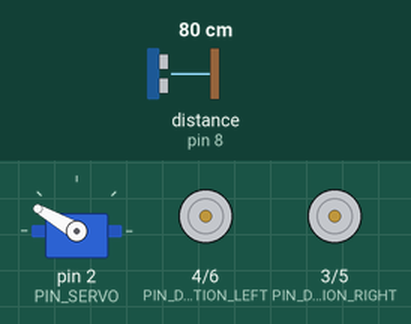
Simulated run of this sketch. Board: Arduino Uno, built with avr-gcc and run on an emulated ATmega328P. Parts: servo, direction and speed pins drawn as motors (green arrow = direction pin HIGH = forward, orange = LOW = backward, longer = more drive). Wiring (inferred from the names in the program): ultrasonic range finder: trigger pin 7; echo pin 8. The inputs (shaded band) are chosen by the test bench; at power-on: distance to the obstacle (sensor on pin 8) 80 cm. The echo pulse lasts 58.3 µs per cm.

Above: at 0.07 s.
At 9.77 s:
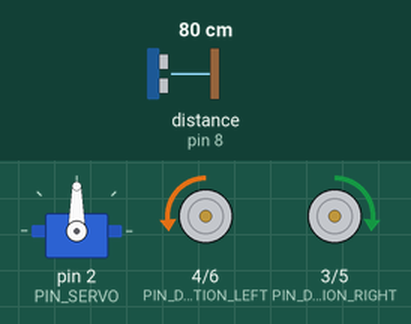
At 19.81 s:
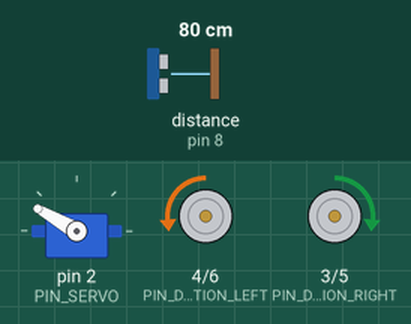
At 39.91 s:
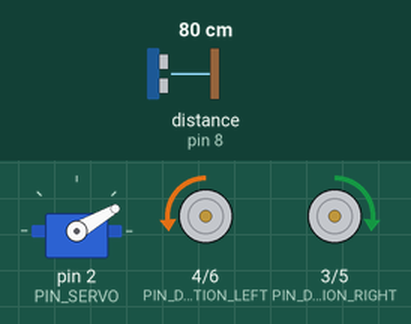
Timing chart, 0 to 40.0 s (numbered marks = the images above):
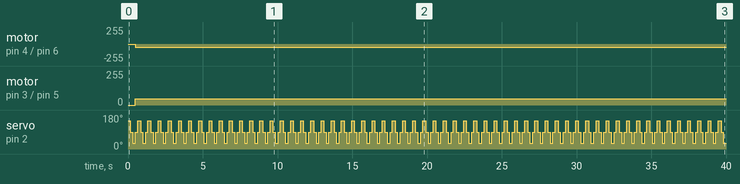

The sketch:

02.3.1_Automatic_Obstacle_Avoidance.ino
```cpp
/**********************************************************************
  Filename    : Automatic_Obstacle_Avoidance.ino
  Product     : Freenove 4WD Car for UNO
  Description : Automatic Obstacle Avoidance mode.
  Auther      : www.freenove.com
  Modification: 2019/08/15
**********************************************************************/
#include <Servo.h>
#define PIN_SERVO           2

#define MOTOR_DIRECTION     0 //If the direction is reversed, change 0 to 1
#define PIN_DIRECTION_LEFT  4
#define PIN_DIRECTION_RIGHT 3
#define PIN_MOTOR_PWM_LEFT  6
#define PIN_MOTOR_PWM_RIGHT 5

#define PIN_SONIC_TRIG      7
#define PIN_SONIC_ECHO      8

#define PIN_BATTERY         A0

#define OBSTACLE_DISTANCE   40
#define OBSTACLE_DISTANCE_LOW 15

#define MAX_DISTANCE    1000
#define SONIC_TIMEOUT   (MAX_DISTANCE*60)
#define SOUND_VELOCITY    340   //soundVelocity: 340m/s

Servo servo;
byte servoOffset = 0;
int speedOffset;//batteryVoltageCompensationToSpeed

void setup() {
  pinMode(PIN_DIRECTION_LEFT, OUTPUT);
  pinMode(PIN_MOTOR_PWM_LEFT, OUTPUT);
  pinMode(PIN_DIRECTION_RIGHT, OUTPUT);
  pinMode(PIN_MOTOR_PWM_RIGHT, OUTPUT);

  pinMode(PIN_SONIC_TRIG, OUTPUT);// set trigPin to output mode
  pinMode(PIN_SONIC_ECHO, INPUT); // set echoPin to input mode
  servo.attach(PIN_SERVO);
  calculateVoltageCompensation();
}

void loop() {
  updateAutomaticObstacleAvoidance();
}

void updateAutomaticObstacleAvoidance() {
  int distance[3], tempDistance[3][5], sumDisntance;
  static u8 leftToRight = 0, servoAngle = 0, lastServoAngle = 0;  //
  const u8 scanAngle[2][3] = { {150, 90, 30}, {30, 90, 150} };

  for (int i = 0; i < 3; i++)
  {
    servoAngle = scanAngle[leftToRight][i];
    servo.write(servoAngle);
    if (lastServoAngle != servoAngle) {
      delay(130);
    }
    lastServoAngle = servoAngle;
    for (int j = 0; j < 5; j++) {
      tempDistance[i][j] = getSonar();
      delayMicroseconds(2 * SONIC_TIMEOUT);
      sumDisntance += tempDistance[i][j];
    }
    if (leftToRight == 0) {
      distance[i] = sumDisntance / 5;
    }
    else {
      distance[2 - i] = sumDisntance / 5;
    }
    sumDisntance = 0;
  }
  leftToRight = (leftToRight + 1) % 2;

  if (distance[1] < OBSTACLE_DISTANCE) {        //Too little distance ahead
    if (distance[0] > distance[2] && distance[0] > OBSTACLE_DISTANCE) {     //Left distance is greater than right distance
      motorRun(-(150 + speedOffset), -(150 + speedOffset)); //Move back
      delay(100);
      motorRun(-(150 + speedOffset), (150 + speedOffset));
    }
    else if (distance[0] < distance[2] && distance[2] > OBSTACLE_DISTANCE) {                   //Right distance is greater than left distance
      motorRun(-(150 + speedOffset), -(150 + speedOffset)); //Move back
      delay(100);
      motorRun((150 + speedOffset), -(150 + speedOffset));
    }
    else {                      //Get into the dead corner, move back, then turn.
      motorRun(-(150 + speedOffset), -(150 + speedOffset));
      delay(100);
      motorRun(-(150 + speedOffset), (150 + speedOffset));
    }
  }
  else {                        //No obstacles ahead
    if (distance[0] <  OBSTACLE_DISTANCE_LOW) {      //Obstacles on the left front.
      motorRun(-(150 + speedOffset), -(150 + speedOffset)); //Move back
      delay(100);
      motorRun((180 + speedOffset), (50 + speedOffset));
    }
    else if (distance[2] <  OBSTACLE_DISTANCE_LOW) {     //Obstacles on the right front.
      motorRun(-(150 + speedOffset), -(150 + speedOffset)); //Move back
      delay(100);
      motorRun((50 + speedOffset), (180 + speedOffset));
    }
    else {                        //Cruising
      motorRun((80 + speedOffset), (80 + speedOffset));
    }
  }
}

float getSonar() {
  unsigned long pingTime;
  float distance;
  digitalWrite(PIN_SONIC_TRIG, HIGH); // make trigPin output high level lasting for 10μs to triger HC_SR04,
  delayMicroseconds(10);
  digitalWrite(PIN_SONIC_TRIG, LOW);
  pingTime = pulseIn(PIN_SONIC_ECHO, HIGH, SONIC_TIMEOUT); // Wait HC-SR04 returning to the high level and measure out this waitting time
  if (pingTime != 0)
    distance = (float)pingTime * SOUND_VELOCITY / 2 / 10000; // calculate the distance according to the time
  else
    distance = MAX_DISTANCE;
  return distance; // return the distance value
}

void calculateVoltageCompensation() {
  float voltageOffset = 8.4 - getBatteryVoltage();
  speedOffset = voltageOffset * 20;
}

void motorRun(int speedl, int speedr) {
  int dirL = 0, dirR = 0;
  if (speedl > 0) {
    dirL = 0 ^ MOTOR_DIRECTION;
  } else {
    dirL = 1 ^ MOTOR_DIRECTION;
    speedl = -speedl;
  }

  if (speedr > 0) {
    dirR = 1 ^ MOTOR_DIRECTION;
  } else {
    dirR = 0 ^ MOTOR_DIRECTION;
    speedr = -speedr;
  }

  digitalWrite(PIN_DIRECTION_LEFT, dirL);
  digitalWrite(PIN_DIRECTION_RIGHT, dirR);
  analogWrite(PIN_MOTOR_PWM_LEFT, speedl);
  analogWrite(PIN_MOTOR_PWM_RIGHT, speedr);
}


float getBatteryVoltage() {
  pinMode(PIN_BATTERY, INPUT);
  int batteryADC = analogRead(PIN_BATTERY);
  float batteryVoltage = batteryADC / 1023.0 * 5.0 * 4;
  return batteryVoltage;
}
```

Measured:
- by itself, motor on pin 4 (PIN_DIRECTION_LEFT) / pin 6 (PIN_MOTOR_PWM_LEFT): stopped → backward 48/255 at 0.47 s
- by itself, motor on pin 3 (PIN_DIRECTION_RIGHT) / pin 5 (PIN_MOTOR_PWM_RIGHT): stopped → forward 48/255 at 0.47 s
- by itself, servo on pin 2 (PIN_SERVO): repeats every 0.68 s: 30° 0.18 s, 90° 0.16 s, 150° 0.18 s, 90° 0.16 s
